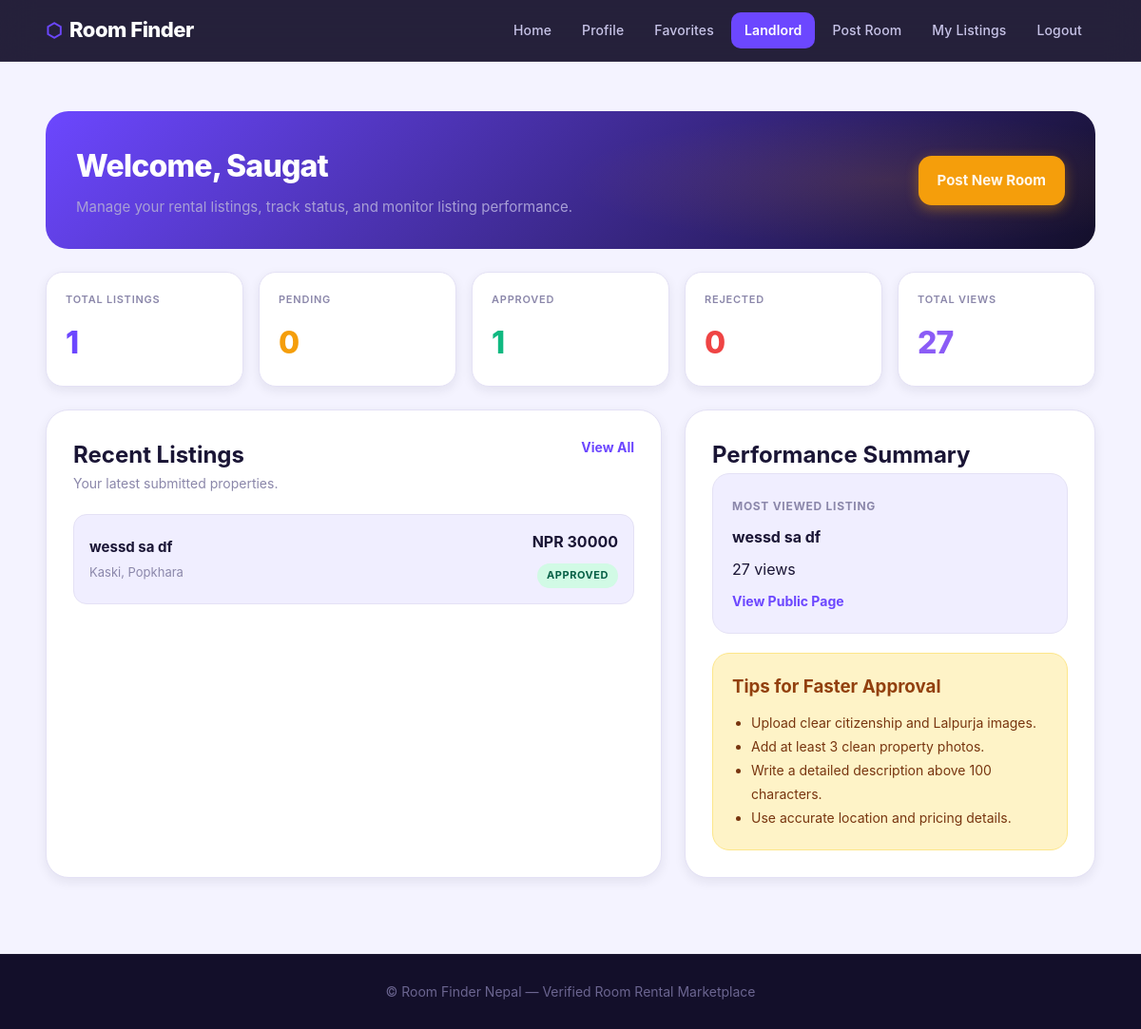
/rooms/landlord-dashboard/ (signed in), run on an earlier commit of the app's database.
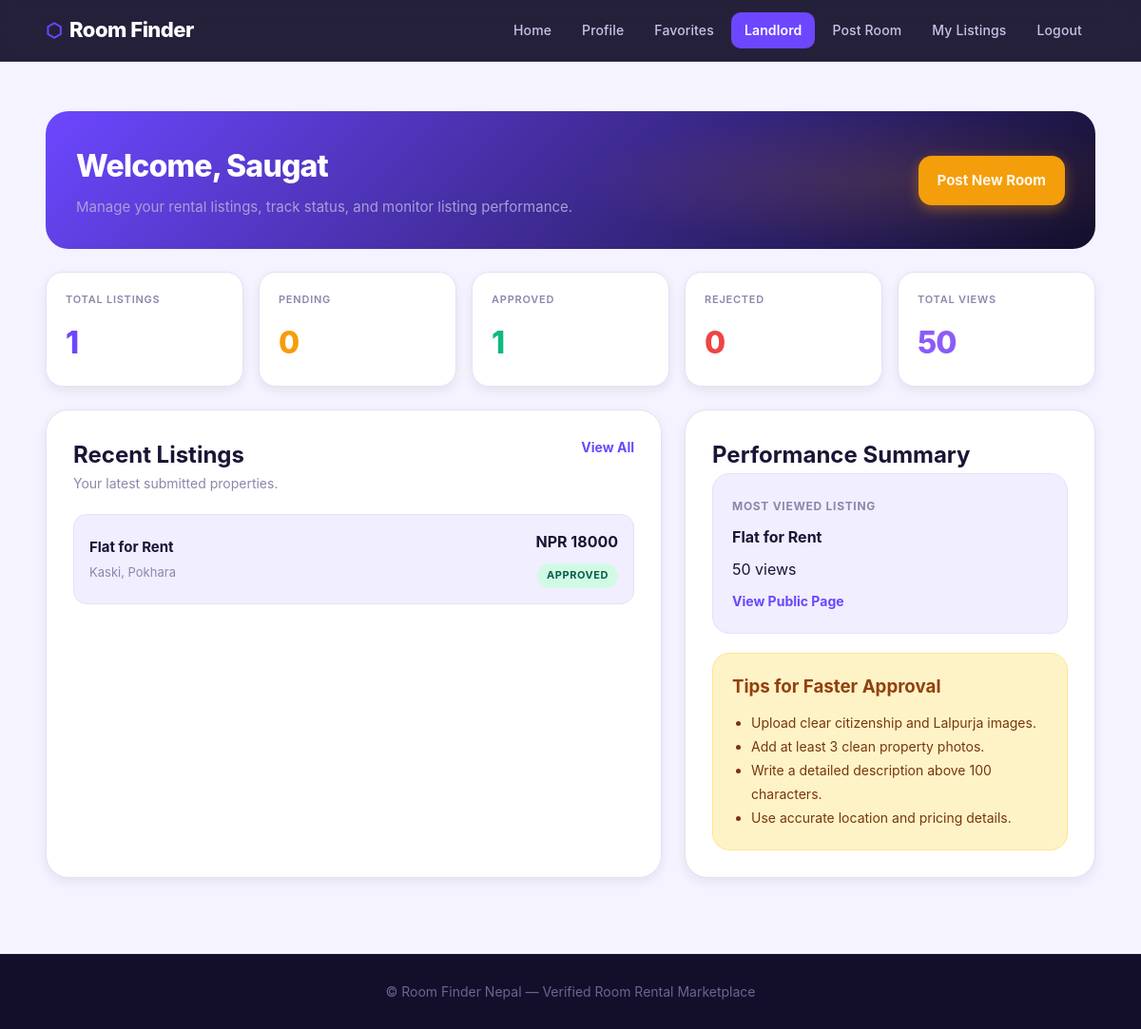
And on a later commit of the database.
### apps/listings/models.py (models this page shows, shortened)
class Listing(models.Model):
    PROPERTY_SINGLE_ROOM = 'single_room'
    PROPERTY_TWO_ROOMS = 'two_rooms'
    PROPERTY_FLAT = 'flat'
    PROPERTY_APARTMENT = 'apartment'
    PROPERTY_HOUSE = 'house'
    PROPERTY_HOSTEL = 'hostel'
    PROPERTY_OFFICE = 'office'
    PROPERTY_SHUTTER = 'shutter'
    PROPERTY_TYPE_CHOICES = [
        (PROPERTY_SINGLE_ROOM, 'Single Room'),
        (PROPERTY_TWO_ROOMS, '2 Rooms'),
        (PROPERTY_FLAT, 'Flat'),
        (PROPERTY_APARTMENT, 'Apartment'),
        (PROPERTY_HOUSE, 'House'),
        (PROPERTY_HOSTEL, 'Hostel'),
        (PROPERTY_OFFICE, 'Office Space'),
        (PROPERTY_SHUTTER, 'Shutter'),
    ]
    STATUS_PENDING = 'pending'
    STATUS_APPROVED = 'approved'
    STATUS_REJECTED = 'rejected'
    STATUS_CHOICES = [
        (STATUS_PENDING, 'Pending'),
        (STATUS_APPROVED, 'Approved'),
        (STATUS_REJECTED, 'Rejected'),
    ]
    FURNISHED_FURNISHED = 'furnished'
    FURNISHED_UNFURNISHED = 'unfurnished'
    FURNISHED_SEMI = 'semi_furnished'
    FURNISHED_CHOICES = [
        (FURNISHED_FURNISHED, 'Furnished'),
        (FURNISHED_UNFURNISHED, 'Unfurnished'),
        (FURNISHED_SEMI, 'Semi-Furnished'),
    ]
    owner = models.ForeignKey(
        settings.AUTH_USER_MODEL,
        on_delete=models.CASCADE,
        related_name='listings'
    )
    title = models.CharField(max_length=255)
    description = models.TextField()
    property_type = models.CharField(
        max_length=30,
        choices=PROPERTY_TYPE_CHOICES
    )
    province = models.ForeignKey(
        Province,
        on_delete=models.PROTECT,
        related_name='listings'
    )
    district = models.ForeignKey(
        District,
        on_delete=models.PROTECT,
        related_name='listings'
    )
    city = models.CharField(max_length=100)
    area = models.CharField(max_length=200)
    ward_number = models.PositiveIntegerField(null=True, blank=True)
    exact_address = models.CharField(max_length=255, blank=True)
    latitude = models.DecimalField(
        max_digits=9,
        decimal_places=6,
        null=True,
        blank=True
    )
    longitude = models.DecimalField(
        max_digits=9,
        decimal_places=6,
        null=True,
        blank=True
    )
    monthly_rent = models.PositiveIntegerField()
    security_deposit = models.PositiveIntegerField(default=0)
    bills_water_included = models.BooleanField(default=False)
    bills_electricity_included = models.BooleanField(default=False)
    bills_internet_included = models.BooleanField(default=False)
    furnished_status = models.CharField(
        max_length=30,
        choices=FURNISHED_CHOICES,
        default=FURNISHED_UNFURNISHED
    )
    available_date = models.DateField(null=True, blank=True)
    rules = models.TextField(blank=True)
    status = models.CharField(
        max_length=20,
        choices=STATUS_CHOICES,
        default=STATUS_PENDING
    )
    rejection_reason = models.TextField(blank=True)
    is_owner_verified = models.BooleanField(default=False)
    is_property_verified = models.BooleanField(default=False)
    views_count = models.PositiveIntegerField(default=0)
    created_at = models.DateTimeField(auto_now_add=True)
    updated_at = models.DateTimeField(auto_now=True)
    approved_at = models.DateTimeField(null=True, blank=True)
    class Meta:
        ordering = ['-created_at']

### apps/locations/models.py (models this page shows, shortened)
class District(models.Model):
    province = models.ForeignKey(
        Province,
        on_delete=models.CASCADE,
        related_name='districts'
    )
    name = models.CharField(max_length=100)
    class Meta:
        ordering = ['name']
        unique_together = ('province', 'name')

### apps/listings/views.py (the view)
# urls.py: path('rooms/landlord-dashboard/', views.landlord_dashboard, name='landlord_dashboard'),
@login_required
def landlord_dashboard(request):
    if not request.user.is_landlord:
        messages.error(request, "Only landlords can access this dashboard.")
        return redirect('home')
    listings = Listing.objects.filter(owner=request.user)
    total_listings = listings.count()
    pending_listings_count = listings.filter(status=Listing.STATUS_PENDING).count()
    approved_listings_count = listings.filter(status=Listing.STATUS_APPROVED).count()
    rejected_listings_count = listings.filter(status=Listing.STATUS_REJECTED).count()
    total_views = sum(listings.values_list('views_count', flat=True))
    recent_listings = listings.order_by('-created_at')[:5]
    most_viewed_listing = listings.order_by('-views_count').first()
    context = {
        'total_listings': total_listings,
        'pending_listings_count': pending_listings_count,
        'approved_listings_count': approved_listings_count,
        'rejected_listings_count': rejected_listings_count,
        'total_views': total_views,
        'recent_listings': recent_listings,
        'most_viewed_listing': most_viewed_listing,
    }
    return render(request, 'listings/landlord_dashboard.html', context)

### apps/accounts/models.py (called while the page is built)
    @property
    def is_landlord(self):
        return self.role == self.ROLE_LANDLORD

    @property
    def is_platform_admin(self):
        return self.role == self.ROLE_ADMIN

### templates/listings/landlord_dashboard.html (shortened to what the changed rows need)
{% extends 'base.html' %}
{% block content %}
<section class="landlord-section">
    <div class="container">
        <div class="landlord-hero">
            <div>
                <h1>Welcome, {{ request.user.first_name }}</h1>
            </div>
        </div>
        <div class="landlord-stats-grid">
            <div class="landlord-stat-card views">
                <span>Total Views</span>
                <strong>{{ total_views }}</strong>
            </div>
        </div>
        <div class="landlord-grid">
            <div class="landlord-card">
                <div class="landlord-card-header">
                    <div>
                        <h2>Recent Listings</h2>
                    </div>
                </div>
                <div class="landlord-list">
                    {% for listing in recent_listings %}
                        <div class="landlord-list-item">
                            <div>
                                <h3>{{ listing.title }}</h3>
                                <p>{{ listing.district.name }}, {{ listing.city }}</p>
                            </div>
                            <div class="landlord-list-right">
                                <strong>NPR {{ listing.monthly_rent }}</strong>
                                <span class="status-pill status-{{ listing.status }}">
                                    {{ listing.get_status_display }}
                                </span>
                            </div>
                        </div>
                    {% empty %}
                        <div class="empty-mini">
                            <p>You have not posted any listings yet.</p>
                            <a href="{% url 'create_listing' %}">Post your first room</a>
                        </div>
                    {% endfor %}
                </div>
            </div>
            <div class="landlord-card">
                <h2>Performance Summary</h2>
                {% if most_viewed_listing %}
                    <div class="performance-box">
                        <span>Most Viewed Listing</span>
                        <h3>{{ most_viewed_listing.title }}</h3>
                        <p>{{ most_viewed_listing.views_count }} view{{ most_viewed_listing.views_count|pluralize }}</p>
                        {% if most_viewed_listing.status == 'approved' %}
                            <a href="{% url 'listing_detail' most_viewed_listing.pk %}">
                                View Public Page
                            </a>
                        {% endif %}
                    </div>
                {% else %}
                    <div class="empty-mini">
                        <p>No performance data yet.</p>
                    </div>
                {% endif %}
            </div>
        </div>
    </div>
</section>
{% endblock %}

What changed in the data, as far as the page shows it:
changed Listing "APPROVED": title "wessd sa df" → "Flat for Rent"; city "Popkhara" → "Pokhara"; monthly_rent "30000" → "18000"; views_count "27" → "50"
Also different on the page:
{{ total_views }}: "27" → "50"
